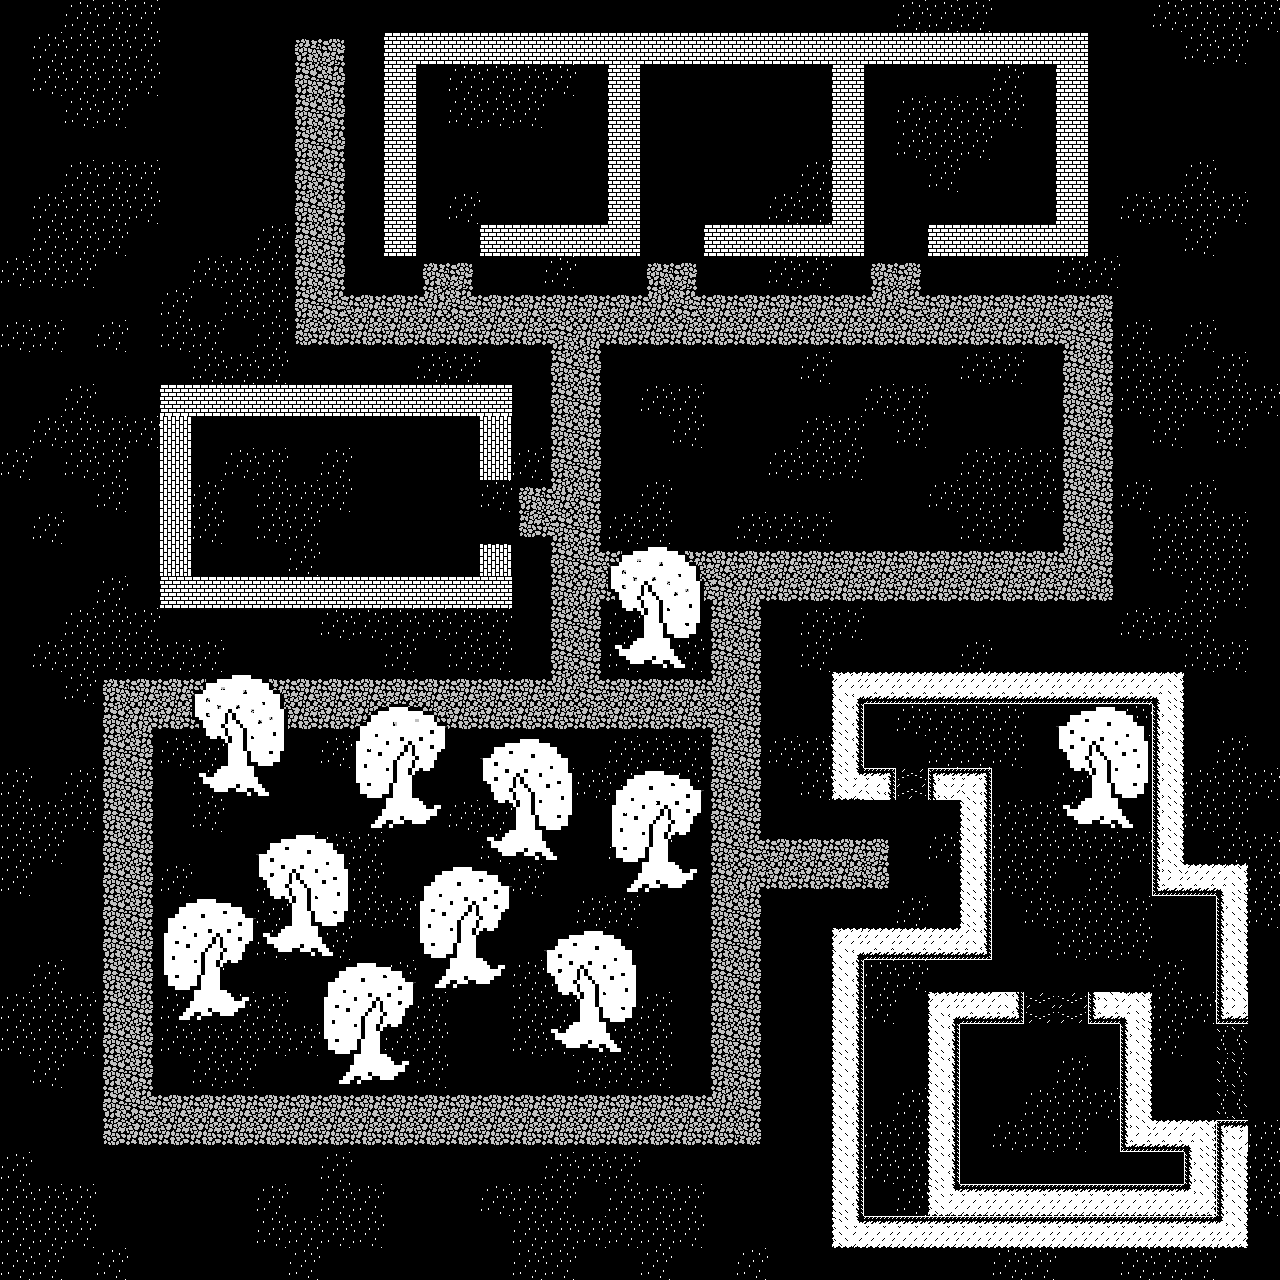

This is a level from a 2D game, rendered from its Tiled map with the project's own tilesets. A one-line summary and the map file follow, with tile-layer data summarised:
An orthogonal 40x40 tile map with 32x32 px tiles, 3 tile layers (background, collision, above) and 19 objects.

<map version="1.0" orientation="orthogonal" renderorder="right-down" width="40" height="40" tilewidth="32" tileheight="32" nextobjectid="64">
 <tileset firstgid="1" name="protoTiles" tilewidth="32" tileheight="32" tilecount="100" columns="10">
  <image source="../../assets/protoTiles.png" width="320" height="320" />
 </tileset>
 <layer name="background" width="40" height="40">
  <data>[1600 cells, 679 non-empty, 5 distinct tile ids]</data>
 </layer>
 <layer name="collision" width="40" height="40">
  <data>[1600 cells, 187 non-empty, 5 distinct tile ids]</data>
 </layer>
 <objectgroup name="item">
  <object id="15" gid="26" x="383.333" y="905.333" width="32" height="32" />
  <object id="16" gid="26" x="383.333" y="897.333" width="32" height="32" />
  <object id="28" gid="21" x="896" y="1184" width="32" height="32" />
  <object id="61" gid="25" x="1152" y="1184" width="32" height="32" />
 </objectgroup>
 <objectgroup name="sprite">
  <object id="17" gid="5" x="288" y="832" width="32" height="32" />
  <object id="18" gid="5" x="352" y="1056" width="32" height="32" />
  <object id="19" gid="5" x="384" y="800" width="32" height="32" />
  <object id="20" gid="5" x="544" y="928" width="32" height="32" />
  <object id="21" gid="5" x="192" y="992" width="32" height="32" />
  <object id="24" gid="2" x="832" y="448" width="32" height="32" />
  <object id="42" gid="15" x="960" y="1088" width="32" height="32" />
  <object id="44" gid="15" x="1024" y="1184" width="32" height="32" />
  <object id="45" gid="15" x="1056" y="992" width="32" height="32" />
  <object id="46" gid="15" x="1120" y="736" width="32" height="32" />
  <object id="53" gid="5" x="544" y="96" width="32" height="32" />
  <object id="54" gid="5" x="320" y="1248" width="32" height="32" />
  <object id="55" gid="5" x="96" y="224" width="32" height="32" />
  <object id="56" gid="15" x="864" y="1152" width="32" height="32" />
  <object id="63" gid="5" x="288" y="512" width="32" height="32" />
 </objectgroup>
 <objectgroup name="zone" />
 <objectgroup name="destructable" />
 <layer name="above" width="40" height="40">
  <data>[1600 cells, 132 non-empty, 12 distinct tile ids]</data>
 </layer>
</map>
